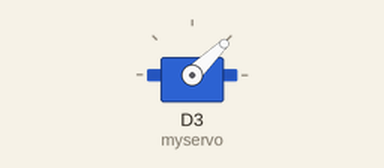
A sketch run on a simulated ESP8266 (NodeMCU). On the bench: servo. What the sketch prints to the serial monitor is not drawn.

Above: at 0.0 s.
Timing chart, 0 to 39.5 s (numbered marks = the images above):
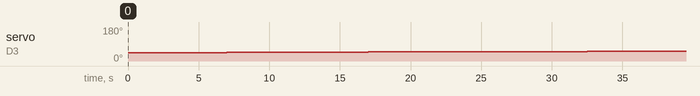

The sketch:

Pump_control.ino
```cpp
#include <Servo.h>
Servo myservo;
void setup() {
   myservo.attach(D3);
  Serial.begin(115200);
  }

void loop() {
  for(int i = 1000; i<=2000; i++){
       myservo.writeMicroseconds(i);
       delay(500);
       Serial.println(i);
  }
}
```

Measured:
- by itself, servo on D3 (myservo): moves from 44° to 52° over 36.5 s
